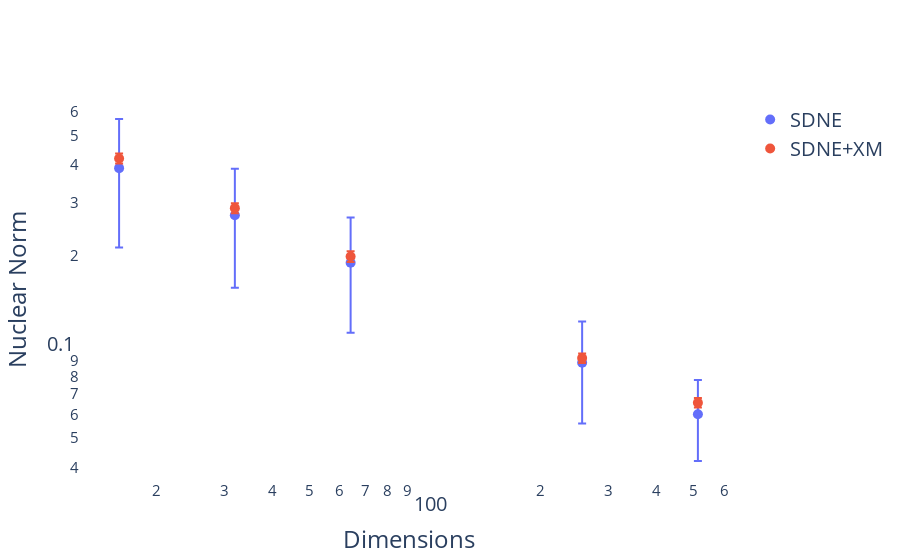

Source (notebook cell):
### Code cell
fig = go.Figure()
marker_size = 10
text_size = 20
method = 'SDNE'

fig.add_trace(go.Scatter(x = dimensions, 
                         y = norm_mean, 
                         error_y = dict(type = 'data', 
                                        array = norm_std), 
                         mode = 'markers', 
                         name = method, 
                         marker = dict(size = marker_size)))

fig.add_trace(go.Scatter(x = dimensions, 
                         y = norm_plus_mean, 
                         error_y = dict(type = 'data', 
                                        array = norm_plus_std), 
                         mode = 'markers', 
                         name = method + '+XM', 
                         marker = dict(size = marker_size)))
fig.update_layout(xaxis_title_text = 'Dimensions',
                  yaxis_title_text = 'Nuclear Norm', 
                  plot_bgcolor = 'white',
                  paper_bgcolor = 'white', 
                  font = dict(size = text_size))

fig.update_xaxes(type = 'log')
fig.update_yaxes(type = 'log')
fig.show()

### Figure 1 — Plotly figure (JSON) as saved in the notebook; plotly's stock layout.template omitted (floating-point values rounded to 4 significant figures)
{"data": [{"error_y": {"array": [0.1766, 0.1155, 0.07823, 0.0328, 0.01793], "type": "data"}, "marker": {"size": 10}, "mode": "markers", "name": "SDNE", "type": "scatter", "x": [16, 32, 64, 256, 512], "y": [0.3899, 0.2724, 0.1898, 0.08872, 0.05998]}, {"error_y": {"array": [0.01612, 0.0108, 0.00805, 0.003333, 0.002387], "type": "data"}, "marker": {"size": 10}, "mode": "markers", "name": "SDNE+XM", "type": "scatter", "x": [16, 32, 64, 256, 512], "y": [0.4196, 0.2876, 0.1991, 0.09195, 0.06549]}], "layout": {"font": {"size": 20}, "paper_bgcolor": "white", "plot_bgcolor": "white", "xaxis": {"title": {"text": "Dimensions"}, "type": "log"}, "yaxis": {"title": {"text": "Nuclear Norm"}, "type": "log"}}}
